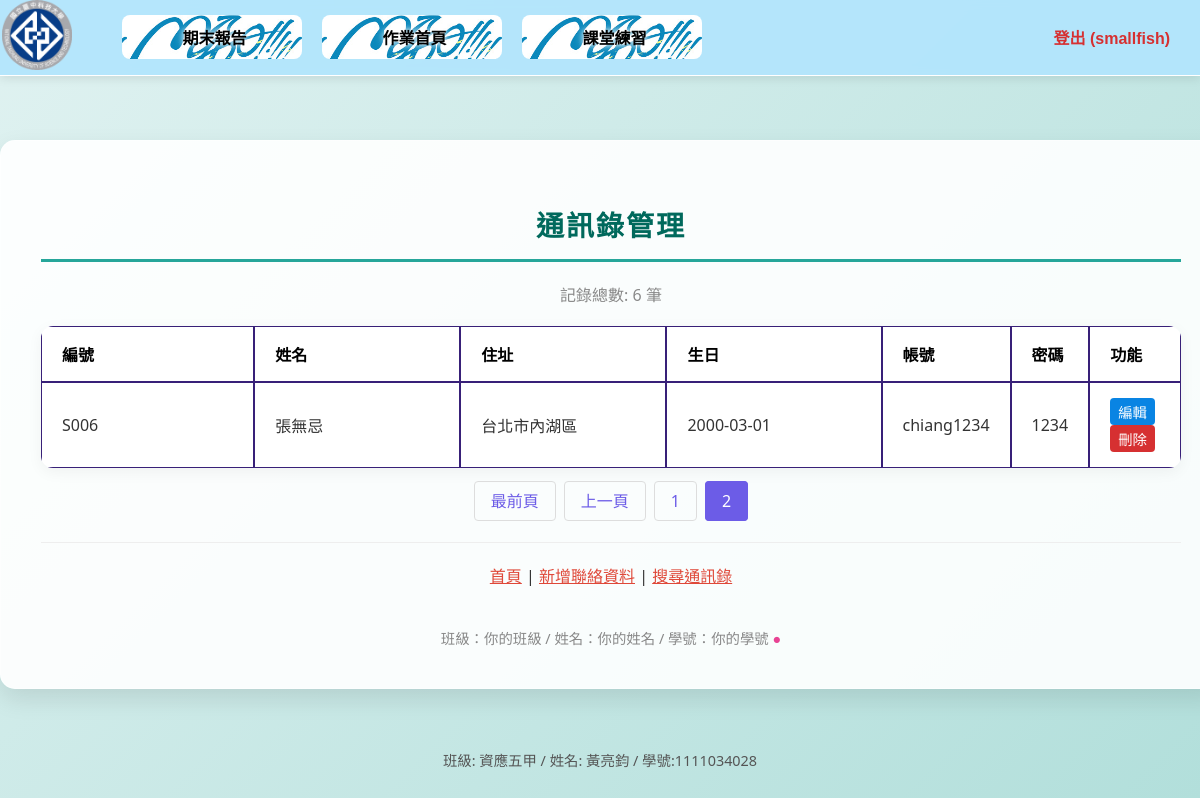
Before: /hw/contacts.php?page=2 (signed in) with the older database file.
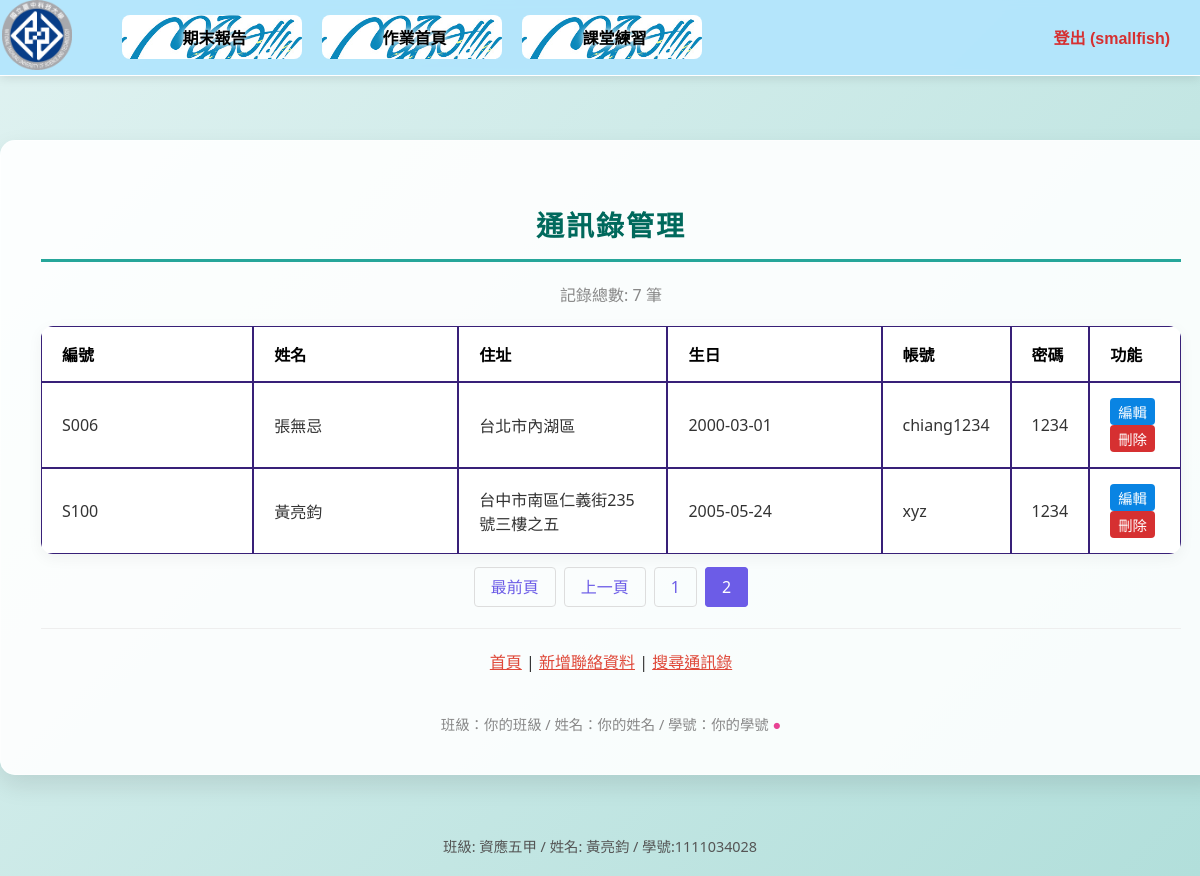
After: the same page with the newer database file.
### tables this page shows
CREATE TABLE `students` (
  `sno` char(4) NOT NULL COMMENT '學號',
  `name` varchar(10) NOT NULL COMMENT '姓名',
  `address` varchar(255) NOT NULL COMMENT '地址',
  `birthday` date NOT NULL COMMENT '生日',
  `username` char(10) NOT NULL COMMENT '帳號',
  `password` char(10) NOT NULL COMMENT '密碼',
  `role` varchar(10) NOT NULL DEFAULT 'user',
  `picture` varchar(255) DEFAULT NULL COMMENT '頭像路徑',
  PRIMARY KEY (`sno`)
);

### hw/contacts.php (the view, shortened to what this page needs)
<?php
require_once("../DB/DB_open.php");
$limit = 5;
if (isset($_GET["page"])) { $page  = $_GET["page"]; } else { $page=1; };
$start_from = ($page-1) * $limit;
$sql_count = "SELECT COUNT(*) FROM students";
$rs_result = mysqli_query($link, $sql_count);
$row = mysqli_fetch_row($rs_result);
$total_records = $row[0];
$total_pages = ceil($total_records / $limit);
$sql = "SELECT * FROM students LIMIT $start_from, $limit";
$result = mysqli_query($link, $sql);
?>
<!DOCTYPE html>
<html lang="zh-TW">
<head>
    <link rel="stylesheet" href="css/navCSS.css">
    <link rel="stylesheet" href="css/indexCSS.css">
    <link rel="stylesheet" href="css/contacts.css">
</head>
<body>
    <div id="wrap">
        <header id="header" class="clearheader">
            <?php require "nav.php"; ?>
        </header>
        <main id="contents" class="wide-content">
            <h2>通訊錄管理</h2>
            <div style="margin-bottom: 20px; color: #888;">
                記錄總數: <?php echo $total_records; ?> 筆
            </div>
            <table>
                <thead>
                    <tr>
                        <th width="10%">編號</th>
                        <th width="15%">姓名</th>
                        <th width="25%">住址</th>
                        <th width="15%">生日</th>
                        <th width="12%">帳號</th>
                        <th width="10%">密碼</th>
                        <th width="13%">功能</th>
                    </tr>
                </thead>
                <tbody>
                <?php
                while ($row = mysqli_fetch_assoc($result)) {
                ?>
                    <tr>
                        <td><?php echo htmlspecialchars($row['sno']); ?></td>
                        <td><?php echo htmlspecialchars($row['name']); ?></td>
                        <td><?php echo htmlspecialchars($row['address']); ?></td>
                        <td><?php echo htmlspecialchars($row['birthday']); ?></td>
                        <td><?php echo htmlspecialchars($row['username']); ?></td>
                        <td><?php echo htmlspecialchars($row['password']); ?></td>
                        <td>
                            <a href="edit.php?action=edit&id=<?php echo $row['sno']; ?>" class="action-link edit-btn">編輯</a>
                            <a href="edit.php?action=delete&id=<?php echo $row['sno']; ?>" class="action-link del-btn" onclick="return confirm('確定要刪除嗎？');">刪除</a>
                        </td>
                    </tr>
                <?php
                }
                ?>
                </tbody>
            </table>
            <div class="pagination">
                <?php
                if($page > 1){
                    echo "<a href='contacts.php?page=1'>最前頁</a>";
                    echo "<a href='contacts.php?page=".($page-1)."'>上一頁</a>";
                }
                for ($i=1; $i<=$total_pages; $i++) {
                    $active = ($i == $page) ? "active" : "";
                    echo "<a href='contacts.php?page=".$i."' class='".$active."'>".$i."</a>";
                }
                ?>
            </div>
            <div class="footer-links" style="margin-top: 30px; border-top: 1px solid #eee; padding-top: 20px;">
                <a href="index.php">首頁</a> |
                <a href="add.php">新增聯絡資料</a> |
                <a href="search.php">搜尋通訊錄</a>
            </div>
            <div style="margin-top: 40px; font-size: 0.9em; color: #888;">
                班級：你的班級 / 姓名：你的姓名 / 學號：你的學號 <span style="color: #e84393;">●</span>
            </div>
        </main>
        <footer id="footer">
        </footer>
    </div>
</body>
</html>

Changed rows visible on the page:
added students: sno "S100", name "黃亮鈞", address "台中市南區仁義街235號三樓之五", birthday "2005-05-24", username "xyz", password "1234"
Other visible differences:
$total_records: "6" → "7"
